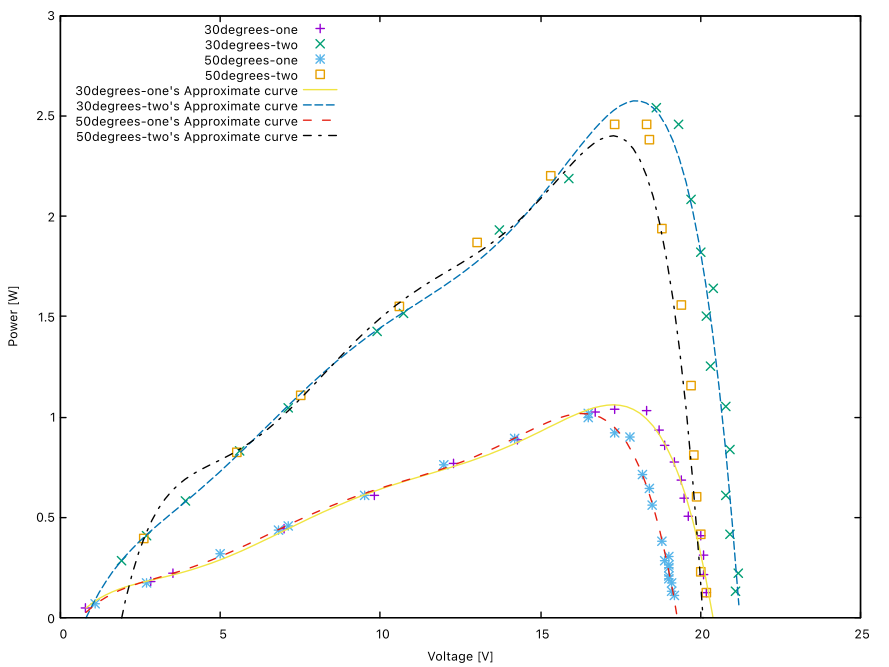

Source code (gnuplot):
#!/usr/local/Cellar/gnuplot/5.4.3_1/bin/gnuplot
#
#    
#    	G N U P L O T
#    	Version 5.4 patchlevel 3    last modified 2021-12-24 
#    
#    	Copyright (C) 1986-1993, 1998, 2004, 2007-2021
#    	Thomas Williams, Colin Kelley and many others
#    
#    	gnuplot home:     http://www.gnuplot.info
#    	faq, bugs, etc:   type "help FAQ"
#    	immediate help:   type "help"  (plot window: hit 'h')
# set terminal qt 0 font "Sans,9"
# set output
unset clip points
set clip one
unset clip two
unset clip radial
set errorbars front 1.000000 
set border 31 front lt black linewidth 1.000 dashtype solid
set zdata 
set ydata 
set xdata 
set y2data 
set x2data 
set boxwidth
set boxdepth 0
set style fill  empty border
set style rectangle back fc  bgnd fillstyle   solid 1.00 border lt -1
set style circle radius graph 0.02 
set style ellipse size graph 0.05, 0.03 angle 0 units xy
set dummy x, y
set format x "% h" 
set format y "% h" 
set format x2 "% h" 
set format y2 "% h" 
set format z "% h" 
set format cb "% h" 
set format r "% h" 
set ttics format "% h"
set timefmt "%d/%m/%y,%H:%M"
set angles radians
set tics back
unset grid
unset raxis
set theta counterclockwise right
set style parallel front  lt black linewidth 2.000 dashtype solid
set key notitle
set key fixed right top vertical Right noreverse enhanced autotitle nobox
set key noinvert samplen 4 spacing 1 width 0 height 0 
set key maxcolumns 0 maxrows 0
set key noopaque
unset label
unset arrow
unset style line
unset style arrow
set style histogram clustered gap 2 title textcolor lt -1
unset object
unset walls
set style textbox  transparent margins  1.0,  1.0 border  lt -1 linewidth  1.0
set offsets 0, 0, 0, 0
set pointsize 1
set pointintervalbox 1
set encoding default
unset polar
unset parametric
unset spiderplot
unset decimalsign
unset micro
unset minussign
set view 60, 30, 1, 1
set view azimuth 0
set rgbmax 255
set samples 100, 100
set isosamples 10, 10
set surface 
unset contour
set cntrlabel  format '%8.3g' font '' start 5 interval 20
set mapping cartesian
set datafile separator whitespace
set datafile nocolumnheaders
unset hidden3d
set cntrparam order 4
set cntrparam linear
set cntrparam levels 5
set cntrparam levels auto
set cntrparam firstlinetype 0 unsorted
set cntrparam points 5
set size ratio 0 1,1
set origin 0,0
set style data points
set style function lines
unset xzeroaxis
unset yzeroaxis
unset zzeroaxis
unset x2zeroaxis
unset y2zeroaxis
set xyplane relative 0.5
set tics scale  1, 0.5, 1, 1, 1
set mxtics default
set mytics default
set mztics default
set mx2tics default
set my2tics default
set mcbtics default
set mrtics default
set nomttics
set xtics border in scale 1,0.5 mirror norotate  autojustify
set xtics  norangelimit autofreq 
set ytics border in scale 1,0.5 mirror norotate  autojustify
set ytics  norangelimit autofreq 
set ztics border in scale 1,0.5 nomirror norotate  autojustify
set ztics  norangelimit autofreq 
unset x2tics
unset y2tics
set cbtics border in scale 1,0.5 mirror norotate  autojustify
set cbtics  norangelimit autofreq 
set rtics axis in scale 1,0.5 nomirror norotate  autojustify
set rtics  norangelimit autofreq 
unset ttics
set title "" 
set title  font "" textcolor lt -1 norotate
set timestamp bottom 
set timestamp "" 
set timestamp  font "" textcolor lt -1 norotate
set trange [ * : * ] noreverse nowriteback
set urange [ * : * ] noreverse nowriteback
set vrange [ * : * ] noreverse nowriteback
set xlabel "" 
set xlabel  font "" textcolor lt -1 norotate
set x2label "" 
set x2label  font "" textcolor lt -1 norotate
set xrange [ * : * ] noreverse writeback
set x2range [ * : * ] noreverse writeback
set ylabel "" 
set ylabel  font "" textcolor lt -1 rotate
set y2label "" 
set y2label  font "" textcolor lt -1 rotate
set yrange [ * : * ] noreverse writeback
set y2range [ * : * ] noreverse writeback
set zlabel "" 
set zlabel  font "" textcolor lt -1 norotate
set zrange [ * : * ] noreverse writeback
set cblabel "" 
set cblabel  font "" textcolor lt -1 rotate
set cbrange [ * : * ] noreverse writeback
set rlabel "" 
set rlabel  font "" textcolor lt -1 norotate
set rrange [ * : * ] noreverse writeback
unset logscale
unset jitter
set zero 1e-08
set lmargin  -1
set bmargin  -1
set rmargin  -1
set tmargin  -1
set locale "ja_JP.UTF-8"
set pm3d explicit at s
set pm3d scansautomatic
set pm3d interpolate 1,1 flush begin noftriangles noborder corners2color mean
set pm3d clip z 
set pm3d nolighting
set palette positive nops_allcF maxcolors 0 gamma 1.5 color model RGB 
set palette rgbformulae 7, 5, 15
set colorbox default
set colorbox vertical origin screen 0.9, 0.2 size screen 0.05, 0.6 front  noinvert bdefault
set style boxplot candles range  1.50 outliers pt 7 separation 1 labels auto unsorted
set loadpath 
set fontpath
set psdir
set fit brief errorvariables nocovariancevariables errorscaling prescale nowrap v5
GNUTERM = "qt"

set key left top
set xlabel "Voltage [V]"
set ylabel "Power [W]"
set yrange [0:3]

fit a*x**6+b*x**5+c*x**4+d*x**3+e*x**2+f*x+g "30degrees-one.txt" u 1:3 via a,b,c,d,e,f,g
fit h*x**6+i*x**5+j*x**4+k*x**3+l*x**2+m*x+n "30degrees-two.txt" u 1:3 via h,i,j,k,l,m,n
fit o*x**6+p*x**5+q*x**4+r*x**3+s*x**2+t*x+u "50degrees-one.txt" u 1:3 via o,p,q,r,s,t,u
fit v*x**6+a_0*x**5+a_a*x**4+a_b*x**3+a_c*x**2+a_d*x+a_e "50degrees-two.txt" u 1:3 via v,a_0,a_a,a_b,a_c,a_d,a_e

plot "30degrees-one.txt" u 1:3 title "30degrees-one",\
 "30degrees-two.txt" u 1:3 title "30degrees-two", \
 "50degrees-one.txt" u 1:3 title "50degrees-one", \
 "50degrees-two.txt" u 1:3 title "50degrees-two",a*x**6+b*x**5+c*x**4+d*x**3+e*x**2+f*x+g title "30degrees-one's Approximate curve" ,\
 h*x**6+i*x**5+j*x**4+k*x**3+l*x**2+m*x+n title "30degrees-two's Approximate curve" dt (10,5),\
 o*x**6+p*x**5+q*x**4+r*x**3+s*x**2+t*x+u title "50degrees-one's Approximate curve" dt (10,15),\
 v*x**6+w*x**5+a_a*x**4+a_b*x**3+a_c*x**2+a_d*x+a_e title "50degrees-two's Approximate curve" dt (10,10,3,10)
#    EOF
